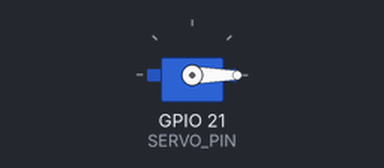
Recording of a sketch running on a simulated ESP32. Shown: servo. Servo pulses on a pin are drawn as a servo (544–2400 µs = 0–180°).

Above: at 0.05 s.
At 0.9 s:
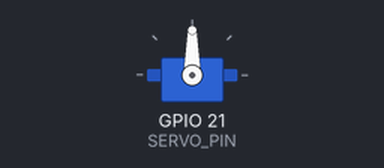
At 1.75 s:
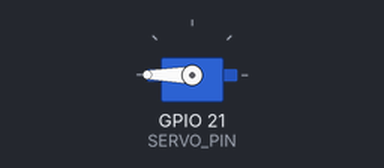
At 3.45 s:
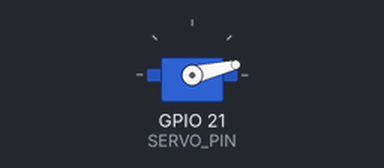
Timing chart, 0 to 8.3 s (numbered marks = the images above):
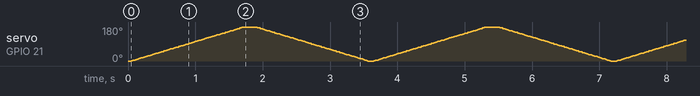

The sketch:

sketch_18_servo_angle.ino
```cpp
#define SERVO_PIN 21
#define SERVO_CHN 0
#define SERVO_FRQ 50
#define SERVO_BIT 12

void servo_set_pin(int pin);
void servo_set_angle(int angle);

void setup() {
  // put your setup code here, to run once:
  servo_set_pin(SERVO_PIN);
}

void loop() {
  // put your main code here, to run repeatedly:
  for (int i = 0; i < 180; i++) {
    servo_set_angle(i);
    delay(10);
  }
  for(int i = 180; i > 0; i--) {
    servo_set_angle(i);
    delay(10);
  }
}

void servo_set_pin(int pin) {
  ledcSetup(SERVO_CHN, SERVO_FRQ, SERVO_BIT);
  ledcAttachPin(pin, SERVO_CHN);
}

void servo_set_angle(int angle) {
  if (angle > 180 || angle < 0) {
    return;
  }
  long pwm_value = map(angle, 0, 180, 103, 512);
  ledcWrite(SERVO_CHN, pwm_value);
}
```
